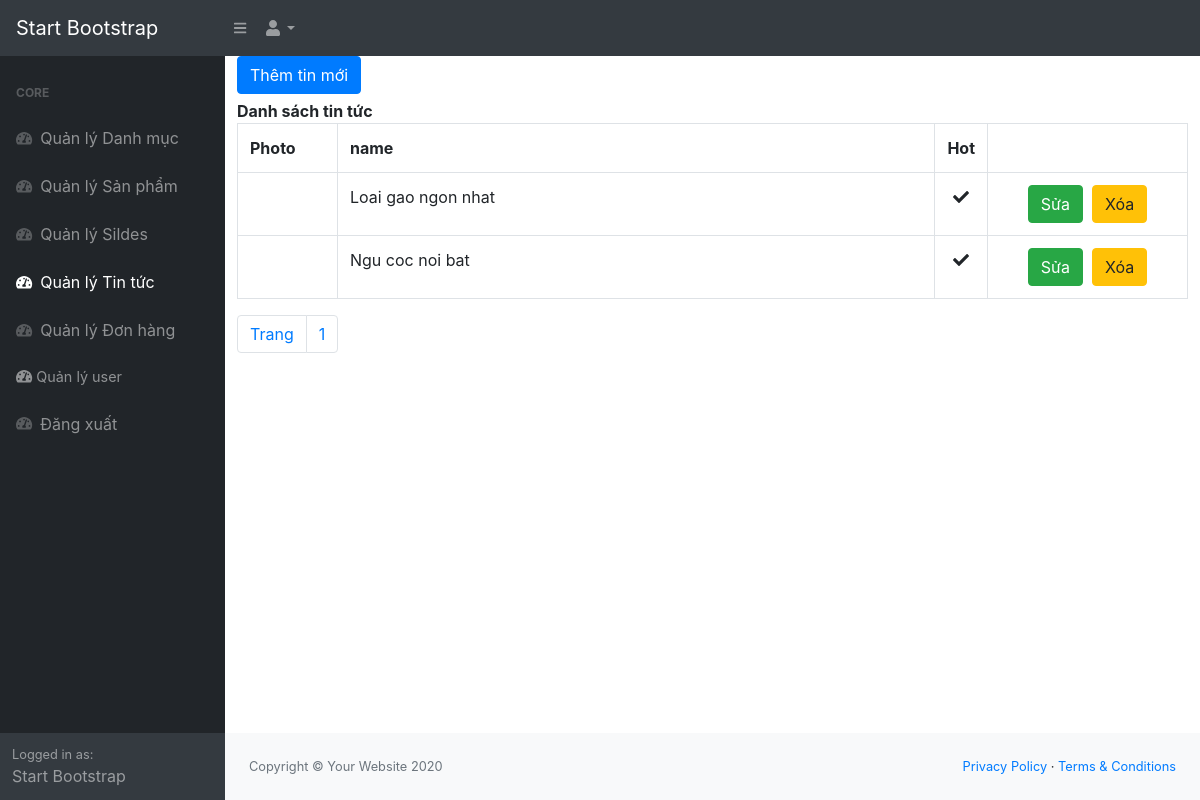
Screenshot of /admin/index.php?controller=news with the database file from the repository.
### tables this page shows
CREATE TABLE `news` (
  `id` int(11) NOT NULL,
  `name` varchar(500) NOT NULL,
  `description` varchar(5000) NOT NULL,
  `content` text NOT NULL,
  `hot` int(11) NOT NULL,
  `photo` varchar(500) NOT NULL
);

### admin/controllers/ControllerNews.php (called while the page is built, shortened)
<?php
	include "models/ModelNews.php";
	class ControllerNews extends Controller{
		public function index(){
			$recordPerPage = 12;
			$numPage = ceil($this->modelTotalRecord()/$recordPerPage);
			$data = $this->modelRead($recordPerPage);
			$this->loadView("ViewNews.php",array("data"=>$data,"numPage"=>$numPage));
		}
	}
 ?>

### admin/models/ModelNews.php (called while the page is built, shortened)
<?php
	trait ModelNews{
		public function modelRead($recordPerPage){
			$page = isset($_GET["page"])&&$_GET["page"]>0 ? $_GET["page"]-1 : 0;
			$from = $page * $recordPerPage;
			$conn = Connection::getInstance();
			$query = $conn->query("select * from news order by id desc limit $from, $recordPerPage");
			return $query->fetchAll();
		}
		public function modelTotalRecord(){
			$conn = Connection::getInstance();
			$query = $conn->query("select id from news");
			return $query->rowCount();
		}
	}
 ?>

### admin/views/ViewNews.php (the view, shortened to what this page needs)
<div class="col-md-12">
    <div style="margin-bottom:5px;">
        <a href="index.php?controller=news&action=create" class="btn btn-primary">Thêm tin mới</a>
    </div>
    <div class="panel panel-primary">
        <div class="panel-heading"><b>Danh sách tin tức</b></div>
        <div class="panel-body">
            <table class="table table-bordered table-hover">
                <tr>
                    <th style="width: 100px;">Photo</th>
                    <th>name</th>
                    <th style="width: 50px;">Hot</th>
                    <th style="width:100px;"></th>
                </tr>
                <?php
                    foreach($data as $rows):
                 ?>
                <tr>
                    <td>
                    </td>
                    <td><?php echo $rows->name; ?></td>
                    <td style="text-align: center;">
                        <?php if(isset($rows->hot)&&$rows->hot == 1): ?>
                            <span class="fa fa-check"></span>
                        <?php endif; ?>
                    </td>
                    <td style="text-align:center; width: 200px;">
                        <a href="index.php?controller=news&action=update&id=<?php echo $rows->id; ?>" class="btn btn-success">Sửa</a>&nbsp;
                        <a href="index.php?controller=news&action=delete&id=<?php echo $rows->id; ?>" onclick="return window.confirm('Are you sure?');" class="btn btn-warning">Xóa</a>
                    </td>
                </tr>
                <?php endforeach; ?>
            </table>
            <ul class="pagination">
                <li class="page-item"><a href="#" class="page-link">Trang</a></li>
                <?php for($i = 1; $i <= $numPage; $i++): ?>
                <li class="page-item"><a href="index.php?controller=news&page=<?php echo $i; ?>" class="page-link"><?php echo $i; ?></a></li>
                <?php endfor; ?>
            </ul>
        </div>
    </div>
</div>

### admin/views/ViewNews.php (style rules this page uses)
.pagination { padding:0px; margin:0px; }

### rows the page displays
news: name "Loai gao ngon nhat", hot 1 (drawn)
news: name "Ngu coc noi bat", hot 1 (drawn)
